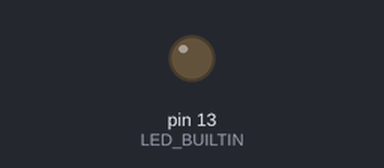
This sketch was run on a simulated Arduino Uno, built with avr-gcc and run on an emulated ATmega328P. Parts: output pins drawn as LEDs (lit = HIGH).

Above: at 2.0 s.
At 5.5 s:
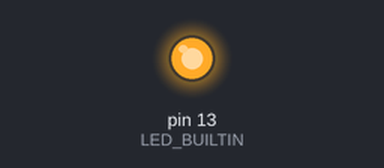
Timing chart, 0 to 9.1 s (numbered marks = the images above):
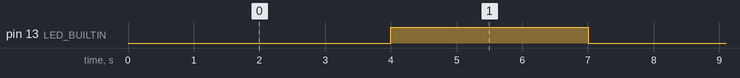

The sketch:

ESP8266_Blink_class.ino
```cpp
/*
Toimii 5.10.2018 D1mini.
*/

#include "Arduino.h"
#include "Blink_class.h"

void setup()
{

}

Blinkclass avaainstanssi;

void loop()
{
  avaainstanssi.blinkfunction(3000,4000);
}
```

Blink_class.cpp
```cpp
#include "Blink_class.h"

Blinkclass::Blinkclass()
{
  pinMode(LED_BUILTIN, OUTPUT);

}

void Blinkclass::blinkfunction(int onnn, int offf)
{
  digitalWrite(LED_BUILTIN, LOW);
  delay(offf);
  digitalWrite(LED_BUILTIN, HIGH);
  delay(onnn);
}
```

Blink_class.h
```cpp
#ifndef blink
#define blink

#include "Arduino.h"

class Blinkclass {


public:

  Blinkclass();
  void blinkfunction(int onnn, int offf);

};
#endif
```

Measured:
- by itself, pin 13 (LED_BUILTIN): alternates HIGH for 3.0 s and LOW for 4.0 s
